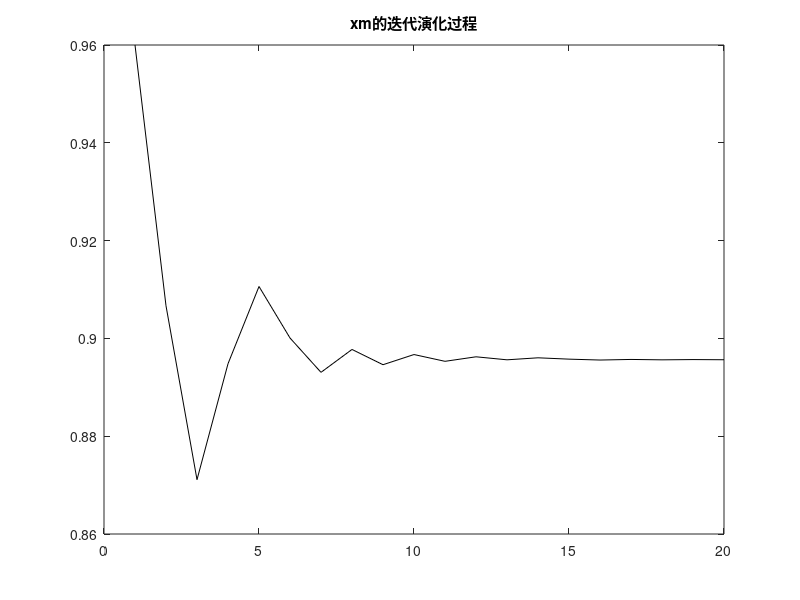

Here is the MATLAB script that generated this plot:
% 例程 2.3  二分法的收敛性
%  函数：y = (1.6*sin(x)) - x
%  由区间搜索法确定的初始区间：
L = 0.16;
xh = 1.12;
xl = xh - (2*L);
%  在定位区间内绘制函数曲线（用于可视化）
x = xl: 0.01: xh;
y = (1.6*sin(x)) - x;
vxm = zeros(1 ,20);  %  预分配向量内存（存储20次迭代的中点值）
for n = 1:20  %  限定搜索迭代次数为20步
    xm = (xh - L);  %  计算当前区间中点
    a = xm - (L/3);  %  左内点（三等分区间的第一个分点）
    ya = (1.6*sin(a)) - a;
    b = xm + (L/3);  %  右内点（三等分区间的第二个分点）
    yb = (1.6*sin(b)) - b;
    if yb < ya
        xh = b;  %  若右内点函数值更小，舍弃最右侧子区间，更新上界
    end
    L = 2*L/3;
    vxm(n) = xm; %  将当前中点值存入向量
end
xm
%  结果可视化
figure(1)
plot(vxm, 'k');
title('xm的迭代演化过程');
